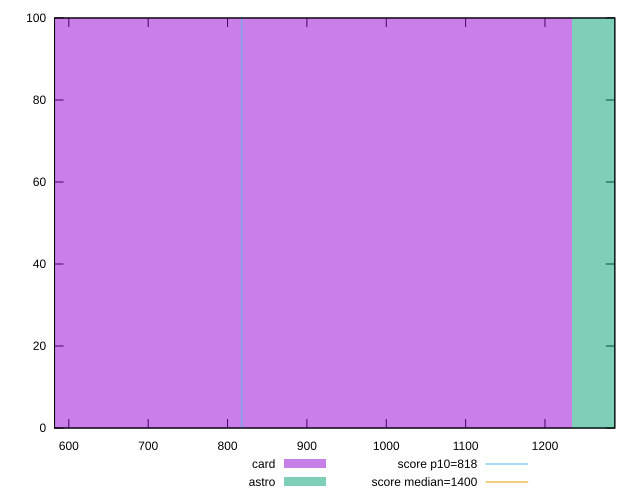

Recreate this plot in gnuplot.
reset

$card <<EOF
822.8324181759654 100
EOF

$astro <<EOF
1645.6648363519307 100
EOF

set key outside below
set boxwidth 822.8324181759654
set xrange [582:1288]
set yrange [0:100]
set trange [0:100]
set style fill transparent solid 0.5 noborder

set parametric
set terminal svg size 640, 500 enhanced background rgb 'white'
set output "reports/report_00032_2021-02-25T10-28-15.087Z/dom-size/comparison/histogram/2_vs_3.svg"

plot $card title "card" with boxes, \
     $astro title "astro" with boxes, \
     818,t title "score p10=818", \
     1400,t title "score median=1400"

reset
